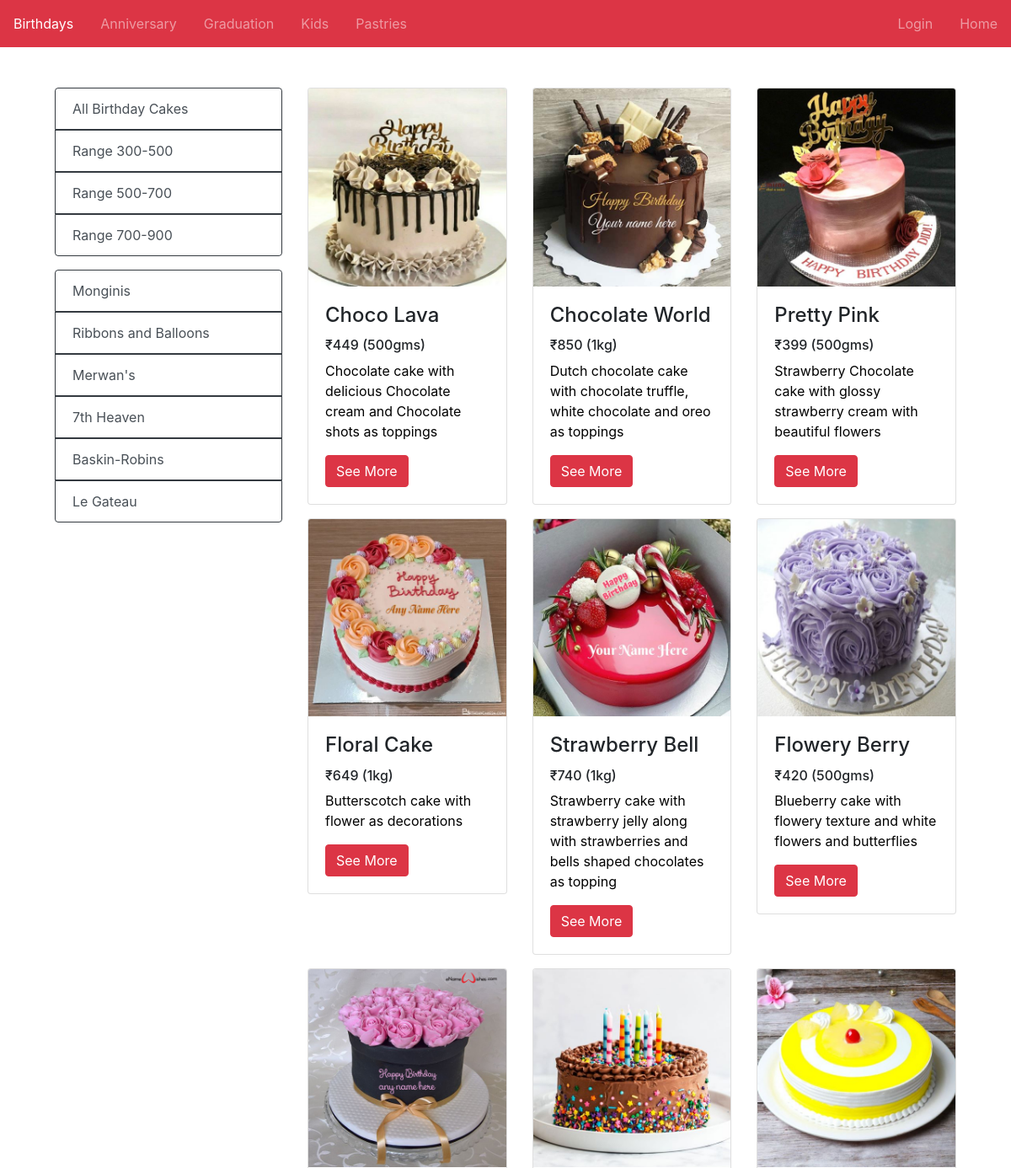
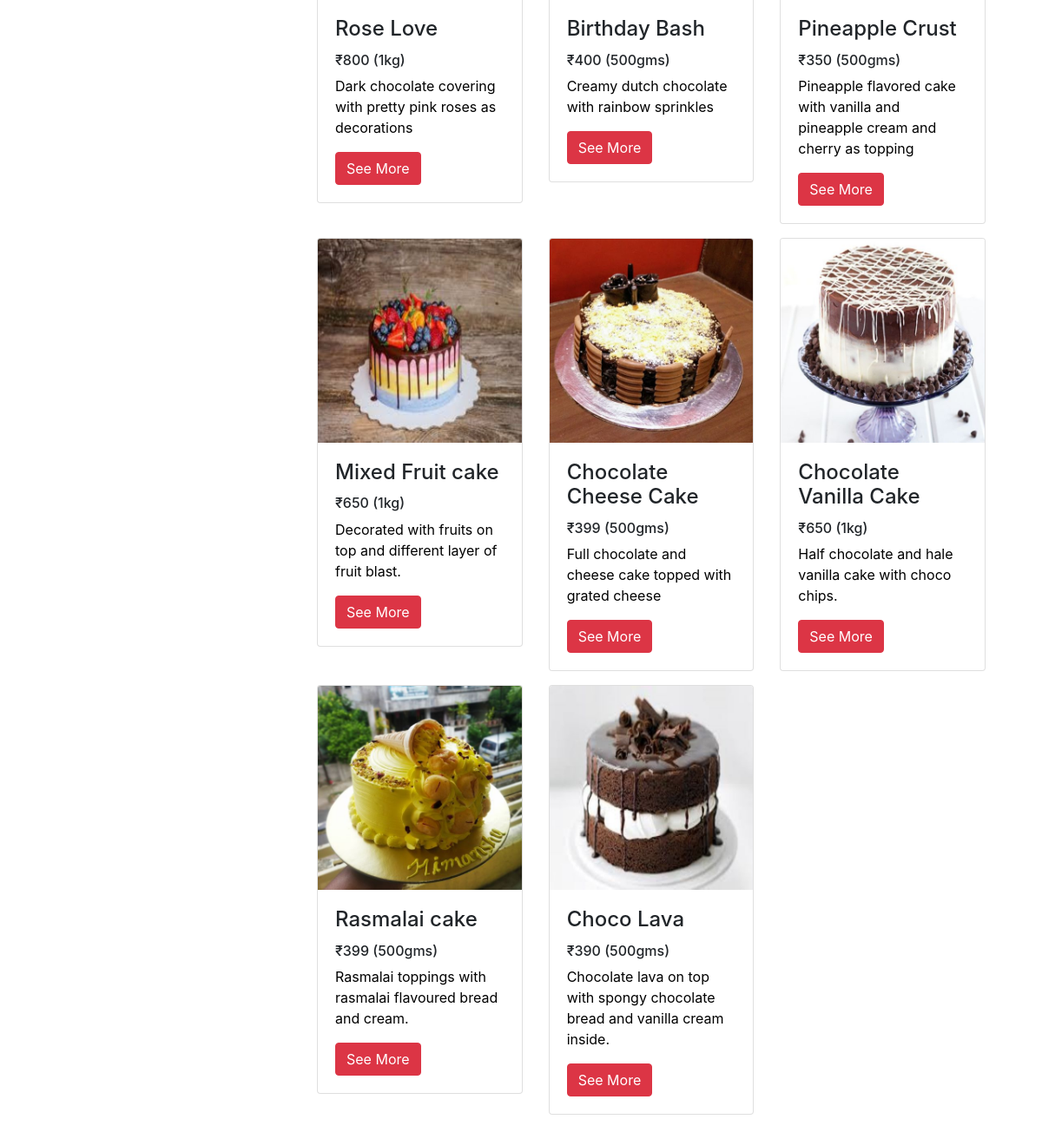
The page /birthdays/ on the database its author committed (2 pictures, top to bottom).
### homepage/models.py (models this page shows)
class Cakeitem(models.Model):
    user=ForeignKey(User, on_delete=models.CASCADE)
    brand=models.CharField(max_length=20,default="None")
    name=models.CharField(max_length=30, default="None")
    category=models.CharField(max_length=10)
    cimg=models.ImageField(null=True,blank=True,upload_to='images/')
    price500=models.IntegerField(null=True,blank=True)
    price1=models.IntegerField(null=True,blank=True,default=None)
    price2=models.IntegerField(null=True,blank=True,default=None)
    price3=models.IntegerField(null=True,blank=True,default=None)
    des=models.CharField(max_length=100,default="None")

### birthdays/views.py (the view)
# urls.py: path('',views.birthcakes),
def birthcakes(request, data=None):
     if request.user.is_authenticated:
        cus=SignCustomer.objects.get(user=request.user)
        fran=SignFranchise.objects.filter(pin=cus.pin)
        print(fran)
        bcakes=Cakeitem.objects.none()
        for f in fran:
          if data == None:
               cak=Cakeitem.objects.filter(category="birth").filter(user=f.user)
          if data == '300-500':
               cak =Cakeitem.objects.filter(category="birth").filter(price500__gte=300, price500__lt=500).filter(user=f.user)
          elif data =='500-700':
               cak = Cakeitem.objects.filter(category="birth").filter(price1__gte=500, price1__lt=700, price500=None).filter(user=f.user)
          elif data =='700-900':
               cak = Cakeitem.objects.filter(category="birth").filter(price1__gte=700, price1__lt=900, price500=None).filter(user=f.user)
          elif data == 'Monginis':
               cak=Cakeitem.objects.filter(category="birth").filter(brand="Monginis").filter(user=f.user)
          elif data == 'RibbonsandBallons':
               cak=Cakeitem.objects.filter(category="birth").filter(brand="Ribbons and Balloons").filter(user=f.user)
          elif data == 'Merwans':
               cak=Cakeitem.objects.filter(category="birth").filter(brand="Merwans").filter(user=f.user)
          elif data == '7thHeaven':
               cak=Cakeitem.objects.filter(category="birth").filter(brand="7th Heaven").filter(user=f.user)
          elif data == 'BaskinRobins':
               cak=Cakeitem.objects.filter(category="birth").filter(brand="Baskin-Robins").filter(user=f.user)
          elif data == 'LeGateau':
               cak=Cakeitem.objects.filter(category="birth").filter(brand="Le gateau").filter(user=f.user)
          bcakes = bcakes | cak
     else:
          if data == None:
               bcakes=Cakeitem.objects.filter(category="birth")
          if data == '300-500':
               bcakes =Cakeitem.objects.filter(category="birth").filter(price500__gte=300, price500__lt=500)
          elif data =='500-700':
               bcakes = Cakeitem.objects.filter(category="birth").filter(price1__gte=500, price1__lt=700, price500=None)
          elif data =='700-900':
               bcakes = Cakeitem.objects.filter(category="birth").filter(price1__gte=700, price1__lt=900, price500=None)
          elif data == 'Monginis':
               bcakes=Cakeitem.objects.filter(category="birth").filter(brand="Monginis")
          elif data == 'RibbonsandBallons':
               bcakes=Cakeitem.objects.filter(category="birth").filter(brand="Ribbons and Balloons")
          elif data == 'Merwans':
               bcakes=Cakeitem.objects.filter(category="birth").filter(brand="Merwans")
          elif data == '7thHeaven':
               bcakes=Cakeitem.objects.filter(category="birth").filter(brand="7th Heaven")
          elif data == 'BaskinRobins':
               bcakes=Cakeitem.objects.filter(category="birth").filter(brand="Baskin-Robins")
          elif data == 'LeGateau':
               bcakes=Cakeitem.objects.filter(category="birth").filter(brand="Le gateau")
     return render(request,'birthdays.html',{'bcakes': bcakes})

### templates/birthdays.html (shortened to what this page needs)
<!DOCTYPE html>
{% load static %}
<html lang="en">
<head>
  <link rel="stylesheet" href="{% static 'css/homepage.css' %}" />
  <link rel="stylesheet" href="https://maxcdn.bootstrapcdn.com/bootstrap/4.5.2/css/bootstrap.min.css">
</head>
<body>
    <nav class="navbar navbar-expand-md bg-danger navbar-dark p-0">
        <div class="collapse navbar-collapse" id="collapsibleNavbar2">
          <ul class="navbar-nav">
            <li class="nav-item active p-2">
              <a class="nav-link" href="/birthdays">Birthdays</a>
            </li>
            <li class="nav-item p-2">
              <a class="nav-link" href="/anniversary">Anniversary</a>
            </li>
            <li class="nav-item p-2">
              <a class="nav-link" href="/graduation">Graduation</a>
            </li>
            <li class="nav-item p-2">
              <a class="nav-link" href="/kids">Kids</a>
            </li>
            <li class="nav-item p-2">
              <a class="nav-link" href="/pastries">Pastries</a>
            </li>
          </ul>
          <ul class="navbar-nav ml-auto">
            {% if request.user.is_authenticated %}
            <li class="nav-item active p-2">
              <a class="nav-link" href="#">Welcome {{request.user}}</a>
            </li>
            <li class="nav-item p-2">
              <a class="nav-link" href="/cart">Cart</a>
            </li>
            <li class="nav-item p-2">
              <a class="nav-link" href="{% url 'logout' %}">Logout</a>
            </li>
            {% else %}
            <li class="nav-item p-2">
              <a class="nav-link" href="/custlogin">Login</a>
            </li>
            {% endif %}
            <li class="nav-item p-2">
              <a class="nav-link" href="/">Home</a>
            </li>
          </ul>
        </div>
    </nav>
    <div class="container-fluid my-5">
      <div class="row justify-content-sm-center">
        <div class="col-sm-3">
          <div class="list-group mb-3">
            <a href="/birthdays" class="list-group-item list-group-item-action border border-dark" aria-current="true">All Birthday Cakes</a>
            <a href="{%url 'birthcakesdata' '300-500' %}" class="list-group-item list-group-item-action border border-dark" aria-current="true" >Range 300-500</a>
            <a href="{%url 'birthcakesdata' '500-700' %}"  class="list-group-item list-group-item-action border border-dark" aria-current="true">Range 500-700</a>
            <a href="{%url 'birthcakesdata' '700-900' %}"  class="list-group-item list-group-item-action border border-dark" aria-current="true">Range 700-900</a>
          </div>
          <div class="list-group mb-3">
            <a href="{%url 'birthcakesdata' 'Monginis' %}"  class="list-group-item list-group-item-action border border-dark" aria-current="true">Monginis</a>
            <a href="{%url 'birthcakesdata' 'RibbonsandBallons' %}"  class="list-group-item list-group-item-action border border-dark" aria-current="true">Ribbons and Balloons</a>
            <a href="{%url 'birthcakesdata' 'Merwans' %}"  class="list-group-item list-group-item-action border border-dark" aria-current="true">Merwan's</a>
            <a href="{%url 'birthcakesdata' '7thHeaven' %}"  class="list-group-item list-group-item-action border border-dark" aria-current="true">7th Heaven</a>
            <a href="{%url 'birthcakesdata' 'BaskinRobins' %}"  class="list-group-item list-group-item-action border border-dark" aria-current="true">Baskin-Robins</a>
            <a href="{%url 'birthcakesdata' 'LeGateau' %}"  class="list-group-item list-group-item-action border border-dark" aria-current="true">Le Gateau</a>
          </div>
          </div>
    <div class="col-sm-8">
      {% if bcakes %}
      <div  class="row">
        {% for bcake in bcakes %}
        <div class ="col-sm-4 mb-3">
          <div class="card">
            <img class="card-img-top" src="{{bcake.cimg.url}}" alt="Card image">
            <div class="card-body">
              <h4 class="card-title">{{bcake.name}}</h4>
              {% if bcake.price500 == None %}
                <h6>&#8377;{{bcake.price1}} (1kg)</h6>
              {% else %}
                <h6>&#8377;{{bcake.price500}} (500gms)</h6>
              {% endif %}
              <p class="card-text" style="color: black;">{{bcake.des}}</p>
              <a href="{% url 'birthdaydetail' bcake.id %}"><button type="button" class="btn btn-danger" >See More</button></a>
            </div>
          </div>
        </div>
        {% endfor %}
        {% else %}
          <h4 class= "text-center alert alert-danger">No Available Cakes</h4>
        {% endif  %}
      </div>
    </div>
</body>
</html>

### static/css/homepage.css (style rules this page uses)
.card-text { color: white; }

### rows shown on the page
Cakeitem: cimg (picture), name "Choco Lava", price500 "449", des "Chocolate cake with delicious Chocolate cream and Chocolate shots as toppings"
Cakeitem: cimg (picture), name "Chocolate World", price1 "850", des "Dutch chocolate cake with chocolate truffle, white chocolate and oreo as toppings"
Cakeitem: cimg (picture), name "Pretty Pink", price500 "399", des "Strawberry Chocolate cake with glossy strawberry cream with beautiful flowers"
Cakeitem: cimg (picture), name "Floral Cake", price1 "649", des "Butterscotch cake with flower as decorations"
Cakeitem: cimg (picture), name "Strawberry Bell", price1 "740", des "Strawberry cake with strawberry jelly along with strawberries and bells shaped chocolates as topping"
Cakeitem: cimg (picture), name "Flowery Berry", price500 "420", des "Blueberry cake with flowery texture and white flowers and butterflies"
Cakeitem: cimg (picture), name "Rose Love", price1 "800", des "Dark chocolate covering with pretty pink roses as decorations"
Cakeitem: cimg (picture), name "Birthday Bash", price500 "400", des "Creamy dutch chocolate with rainbow sprinkles"
Cakeitem: cimg (picture), name "Pineapple Crust", price500 "350", des "Pineapple flavored cake with vanilla and pineapple cream and cherry as topping"
Cakeitem: cimg (picture), name "Mixed Fruit cake", price1 "650", des "Decorated with fruits on top and different layer of fruit blast."
Cakeitem: cimg (picture), name "Chocolate Cheese Cake", price500 "399", des "Full chocolate and cheese cake topped with grated cheese"
Cakeitem: cimg (picture), name "Chocolate Vanilla Cake", price1 "650", des "Half chocolate and hale vanilla cake with choco chips."
Cakeitem: cimg (picture), name "Rasmalai cake", price500 "399", des "Rasmalai toppings with rasmalai flavoured bread and cream."
Cakeitem: cimg (picture), name "Choco Lava", price500 "390", des "Chocolate lava on top with spongy chocolate bread and vanilla cream inside."
